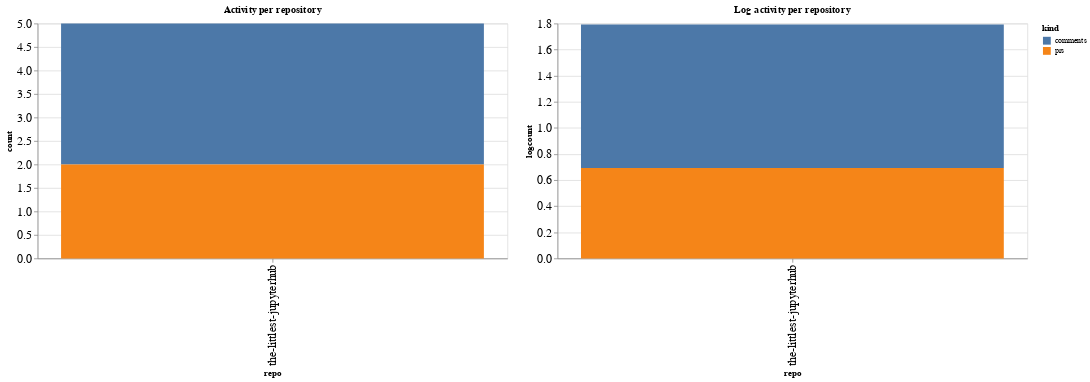

This figure's notebook cell:
### Code cell
ch1 = alt.Chart(repo_summaries, width=600, title="Activity per repository").mark_bar().encode(
    x='repo',
    y='count',
    color='kind',
    tooltip="kind"
)

ch2 = alt.Chart(repo_summaries, width=600, title="Log activity per repository").mark_bar().encode(
    x='repo',
    y='logcount',
    color='kind',
    tooltip="kind"
)

ch1 | ch2

### Figure 1 — Vega-Lite specification as saved in the notebook (floating-point values rounded to 4 significant figures)
{"config": {"axisLeft": {"labelFontSize": 15}, "axisBottom": {"labelFontSize": 15}}, "hconcat": [{"mark": "bar", "encoding": {"color": {"type": "nominal", "field": "kind"}, "tooltip": {"type": "nominal", "field": "kind"}, "x": {"type": "nominal", "field": "repo"}, "y": {"type": "quantitative", "field": "count"}}, "title": "Activity per repository", "width": 600}, {"mark": "bar", "encoding": {"color": {"type": "nominal", "field": "kind"}, "tooltip": {"type": "nominal", "field": "kind"}, "x": {"type": "nominal", "field": "repo"}, "y": {"type": "quantitative", "field": "logcount"}}, "title": "Log activity per repository", "width": 600}], "data": {"name": "data-e2951fdac8e29adb56f66cfdf6cf548a"}, "$schema": "https://vega.github.io/schema/vega-lite/v4.8.1.json", "datasets": {"data-e2951fdac8e29adb56f66cfdf6cf548a": [{"repo": "the-littlest-jupyterhub", "kind": "comments", "count": 3, "logcount": 1.099}, {"repo": "the-littlest-jupyterhub", "kind": "prs", "count": 2, "logcount": 0.6931}]}}
